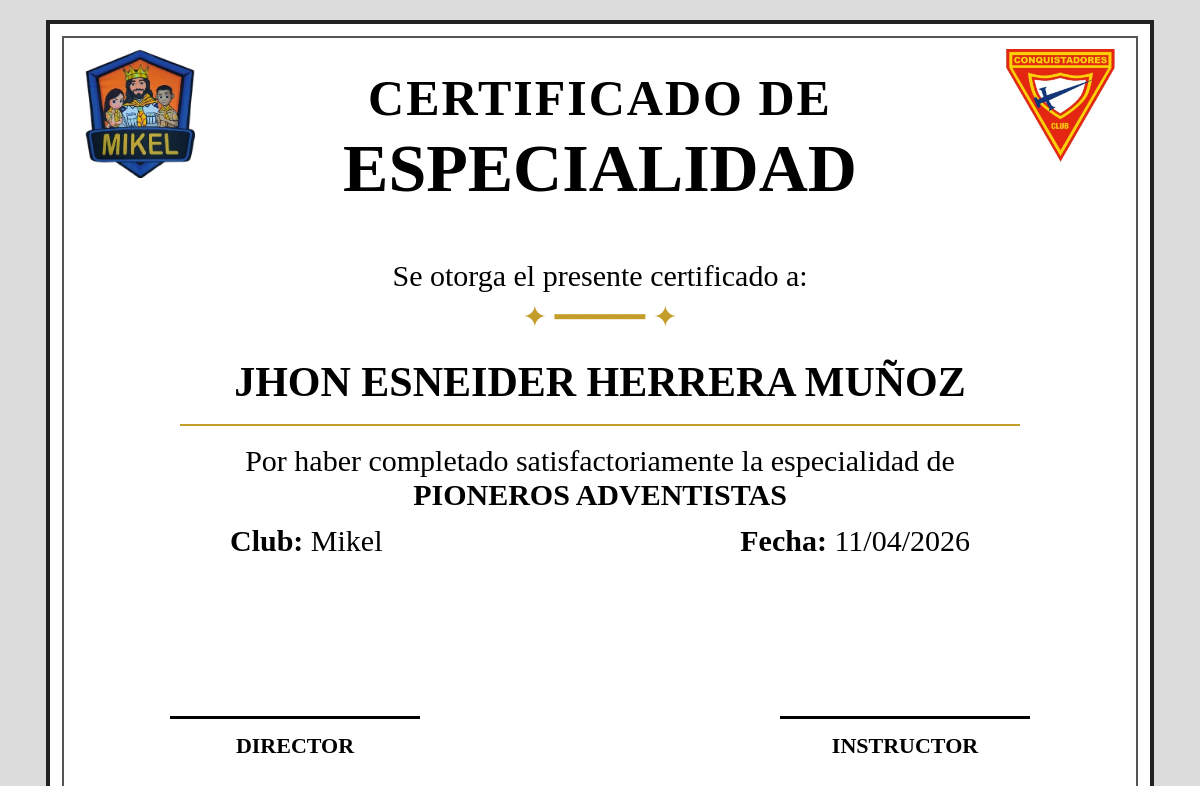
/especialidades/ver.php?id=5, run on the app's committed database.
### tables this page shows
CREATE TABLE `certificados_especialidades` (
  `id` int(11) NOT NULL,
  `nombre` varchar(255) DEFAULT NULL,
  `especialidad` varchar(255) DEFAULT NULL,
  `fecha` date DEFAULT NULL,
  `logo_club` varchar(255) DEFAULT NULL,
  `logo_conquistadores` varchar(255) DEFAULT NULL,
  `fecha_registro` timestamp NOT NULL DEFAULT current_timestamp() ON UPDATE current_timestamp()
);

### especialidades/ver.php (the view, shortened to what this page needs)
<?php
include '../conexion.php';
$id = $_GET['id'];
$sql = "SELECT * FROM certificados_especialidades
WHERE id='$id'";
$resultado = mysqli_query($conn,$sql);
$fila = mysqli_fetch_assoc($resultado);
$fecha = date("d/m/Y", strtotime($fila['fecha']));
?>
<!DOCTYPE html>
<html lang="es">
<head>
</head>
<body>
<div class="certificado">
    <img class="logoClub"
    src="../logos/<?php echo $fila['logo_club']; ?>">
    <img class="logoConquistadores"
    src="../logos/<?php echo $fila['logo_conquistadores']; ?>">
    <div class="titulo1">
        CERTIFICADO DE
    </div>
    <div class="titulo2">
        ESPECIALIDAD
    </div>
    <div class="texto1">
        Se otorga el presente certificado a:
    </div>
    <div class="decoracion1">
        ✦ ━━━━━ ✦
    </div>
    <div class="nombre">
        <?php echo $fila['nombre']; ?>
    </div>
    <div class="lineaNombre"></div>
    <div class="descripcion">
        Por haber completado satisfactoriamente
        la especialidad de
        <br>
        <b><?php echo $fila['especialidad']; ?></b>
    </div>
    <div class="club">
        <b>Club:</b> Mikel
    </div>
    <div class="fecha">
        <b>Fecha:</b> <?php echo $fecha; ?>
    </div>
    <div class="lineaFirma1"></div>
    <div class="lineaFirma2"></div>
    <div class="director">
        DIRECTOR
    </div>
    <div class="instructor">
        INSTRUCTOR
    </div>
</div>
</body>
</html>

### especialidades/ver.php (style rules this page uses)
body { margin:0; padding:20px; background:#dcdcdc; display:flex; justify-content:center; }
.certificado { position:relative; width:1100px; height:780px; background:white; border:4px solid #222; }
.certificado::before { content:""; position:absolute; top:12px; left:12px; right:12px; bottom:12px; border:2px solid #555; }
.logoClub { position:absolute; top:25px; left:35px; width:110px; }
.logoConquistadores { position:absolute; top:25px; right:35px; width:110px; }
.titulo1 { position:absolute; top:45px; width:100%; text-align:center; font-size:50px; font-weight:bold; letter-spacing:2px; }
.titulo2 { position:absolute; top:105px; width:100%; text-align:center; font-size:68px; font-weight:bold; }
.texto1 { position:absolute; top:235px; width:100%; text-align:center; font-size:30px; }
.decoracion1 { position:absolute; top:275px; width:100%; text-align:center; font-size:30px; color:#c59d2a; }
.nombre { position:absolute; top:335px; width:100%; text-align:center; font-size:42px; font-weight:bold; line-height:1.1; }
.lineaNombre { position:absolute; top:400px; left:130px; width:840px; border-bottom:2px solid #c59d2a; }
.descripcion { position:absolute; top:420px; width:100%; text-align:center; font-size:30px; }
.club { position:absolute; top:500px; left:180px; font-size:30px; }
.fecha { position:absolute; top:500px; right:180px; font-size:30px; }
.lineaFirma1 { position:absolute; bottom:85px; left:120px; width:250px; border-bottom:3px solid black; }
.lineaFirma2 { position:absolute; bottom:85px; right:120px; width:250px; border-bottom:3px solid black; }
.director { position:absolute; top: 4 px; bottom:45px; left:150px; width:190px; text-align:center; font-size:22px; font-weight:bold; }
.instructor { position:absolute; bottom:45px; right:150px; width:190px; text-align:center; font-size:22px; font-weight:bold; }

### data on the page
certificados_especialidades: logo_club (picture), logo_conquistadores (picture), nombre "JHON ESNEIDER HERRERA MUÑOZ", especialidad "PIONEROS ADVENTISTAS", fecha "11/04/2026"
